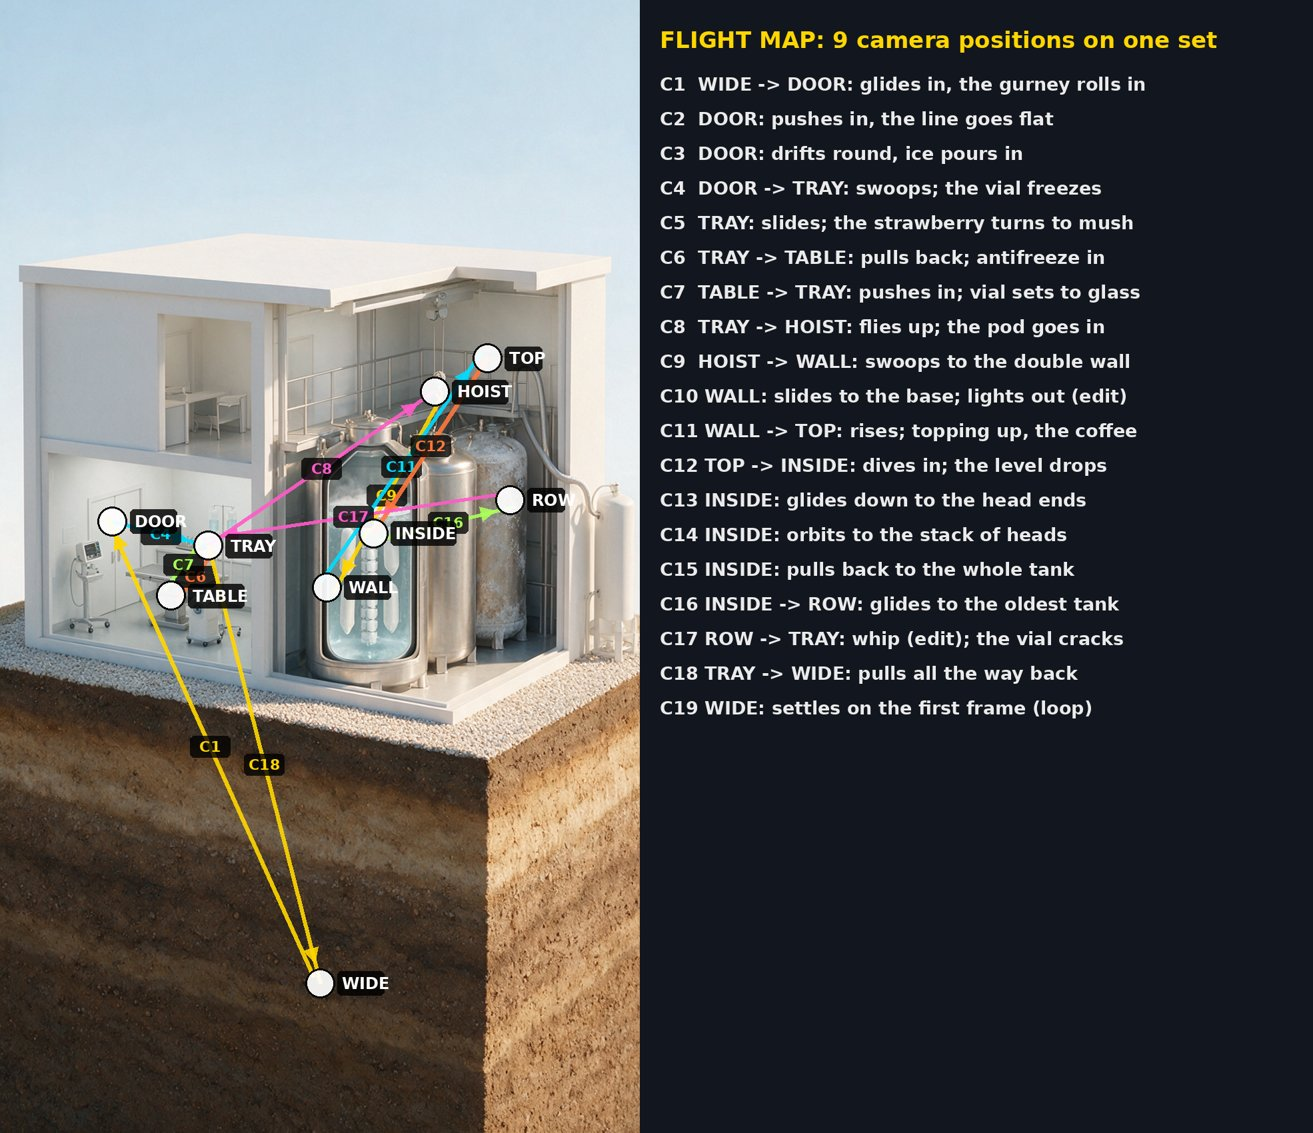

Source code (Python):
# Video 10 Gate C flight map and keyframe sheet (from 10-jobs stills in stills/). Run locally from the video folder.
# usage: python3 10-flightmap.py <pipeline dir>  (reads 10-clips.py there for the keyframes of each clip)
from PIL import Image, ImageDraw, ImageFont
import math
S = 'stills/'
F = '/usr/share/fonts/truetype/dejavu/DejaVuSans-Bold.ttf'
def font(n):
    try: return ImageFont.truetype(F, n)
    except Exception: return ImageFont.load_default()
# --- 1. map of the camera positions on the wide (W1), with the flight order ---
base = Image.open(S + 'W0.png').convert('RGB')
k = 1.25; base = base.resize((int(768 * k), int(1360 * k)))
d = ImageDraw.Draw(base, 'RGBA')
POS = {"DOOR": (135, 626), "TRAY": (250, 655), "TABLE": (205, 715), "HOIST": (522, 470), "WALL": (392, 705),
       "TOP": (585, 430), "INSIDE": (448, 640), "ROW": (612, 600), "WIDE": (384, 1180)}
POS = {n: (x * k, y * k) for n, (x, y) in POS.items()}
PATH = [("C1", "WIDE", "DOOR"), ("C4", "DOOR", "TRAY"), ("C6", "TRAY", "TABLE"), ("C7", "TABLE", "TRAY"), ("C8", "TRAY", "HOIST"),
        ("C9", "HOIST", "WALL"), ("C11", "WALL", "TOP"), ("C12", "TOP", "INSIDE"), ("C16", "INSIDE", "ROW"), ("C17", "ROW", "TRAY"),
        ("C18", "TRAY", "WIDE")]
COL = [(255, 214, 0), (0, 220, 255), (255, 120, 60), (170, 255, 90), (255, 90, 200)]
for i, (c, a, b) in enumerate(PATH):
    (x0, y0), (x1, y1) = POS[a], POS[b]
    off = (i % 3 - 1) * 9; col = COL[i % len(COL)] + (230,)
    x0 += off; y0 += off; x1 += off; y1 += off
    d.line([(x0, y0), (x1, y1)], fill=col, width=6)
    ang = math.atan2(y1 - y0, x1 - x0); L = 26
    tip = (x1 - 30 * math.cos(ang), y1 - 30 * math.sin(ang))
    d.polygon([tip, (tip[0] - L * math.cos(ang - 0.45), tip[1] - L * math.sin(ang - 0.45)),
               (tip[0] - L * math.cos(ang + 0.45), tip[1] - L * math.sin(ang + 0.45))], fill=col)
    mx, my = (x0 + x1) / 2, (y0 + y1) / 2
    d.rounded_rectangle([mx - 30, my - 16, mx + 30, my + 16], 6, fill=(0, 0, 0, 200)); d.text((mx, my), c, font=font(22), fill=col, anchor='mm')
for n, (x, y) in POS.items():
    d.ellipse([x - 22, y - 22, x + 22, y + 22], fill=(255, 255, 255, 235), outline=(0, 0, 0, 255), width=3)
    wlab = 14 * len(n) + 14
    lx = x + 26 if x + 26 + wlab < base.width - 4 else x - 26 - wlab
    d.rounded_rectangle([lx, y - 18, lx + wlab, y + 18], 6, fill=(0, 0, 0, 210))
    d.text((lx + 7, y), n, font=font(24), fill=(255, 255, 255), anchor='lm')
txt = ["FLIGHT MAP: 9 camera positions on one set",
       "C1  WIDE -> DOOR: glides in, the gurney rolls in",
       "C2  DOOR: pushes in, the line goes flat",
       "C3  DOOR: drifts round, ice pours in",
       "C4  DOOR -> TRAY: swoops; the vial freezes",
       "C5  TRAY: slides; the strawberry turns to mush",
       "C6  TRAY -> TABLE: pulls back; antifreeze in",
       "C7  TABLE -> TRAY: pushes in; vial sets to glass",
       "C8  TRAY -> HOIST: flies up; the pod goes in",
       "C9  HOIST -> WALL: swoops to the double wall",
       "C10 WALL: slides to the base; lights out (edit)",
       "C11 WALL -> TOP: rises; topping up, the coffee",
       "C12 TOP -> INSIDE: dives in; the level drops",
       "C13 INSIDE: glides down to the head ends",
       "C14 INSIDE: orbits to the stack of heads",
       "C15 INSIDE: pulls back to the whole tank",
       "C16 INSIDE -> ROW: glides to the oldest tank",
       "C17 ROW -> TRAY: whip (edit); the vial cracks",
       "C18 TRAY -> WIDE: pulls all the way back",
       "C19 WIDE: settles on the first frame (loop)"]
panel = Image.new('RGB', (1010, base.height), (18, 22, 30)); pd = ImageDraw.Draw(panel)
y = 40
for i, t in enumerate(txt):
    pd.text((30, y), t, font=font(34 if i == 0 else 27), fill=(255, 214, 0) if i == 0 else (235, 235, 235)); y += 70 if i == 0 else 52
out = Image.new('RGB', (base.width + panel.width, base.height)); out.paste(base, (0, 0)); out.paste(panel, (base.width, 0))
out = out.resize((out.width * 2 // 3, out.height * 2 // 3)); out.save('gateC_flightmap.jpg', quality=85); print('map', out.size)

# --- 2. every clip's keyframes: start -> (middle) -> end ---
import importlib.util, sys
_spec = importlib.util.spec_from_file_location("c10", sys.argv[1] + "/10-clips.py"); _c = importlib.util.module_from_spec(_spec); _spec.loader.exec_module(_c)
CLIPS = [(c, v[0], v[1], v[2]) for c, v in _c.C.items()]
tw, th = 150, 266; cols = 4; tile_w = 3 * tw + 2 * 22 + 20; tile_h = th + 46
sheet = Image.new('RGB', (cols * tile_w, 5 * tile_h), 'white'); sd = ImageDraw.Draw(sheet)
for i, (c, a, mids, b) in enumerate(CLIPS):
    X = (i % cols) * tile_w + 10; Y = (i // cols) * tile_h + 6
    sd.text((X, Y), f"{c}: {a} -> {' -> '.join(mids + [b])}", font=font(18), fill='black')
    x = X
    for j, kk in enumerate([a] + mids + [b]):
        sheet.paste(Image.open(S + kk + '.png').convert('RGB').resize((tw, th)), (x, Y + 30))
        if j < len(mids) + 1: sd.text((x + tw + 3, Y + 30 + th // 2), '>', font=font(26), fill='black')
        x += tw + 22
sheet.save('gateC_keyframes.jpg', quality=82); print('keyframes', sheet.size)

# --- 3. first and last frames ---
a = Image.open(S + 'W0.png').convert('RGB').resize((540, 956)); b = Image.open(S + 'Wb.png').convert('RGB').resize((540, 956))
fl = Image.new('RGB', (1100, 1000), 'white'); fd = ImageDraw.Draw(fl)
fl.paste(a, (0, 40)); fl.paste(b, (560, 40))
fd.text((10, 8), "FIRST = LAST FRAME (W0)", font=font(26), fill='black'); fd.text((570, 8), "STEP BACK (Wb): C19 flies Wb -> W0", font=font(26), fill='black')
fl.save('gateC_first_last.jpg', quality=85); print('first/last', fl.size)
